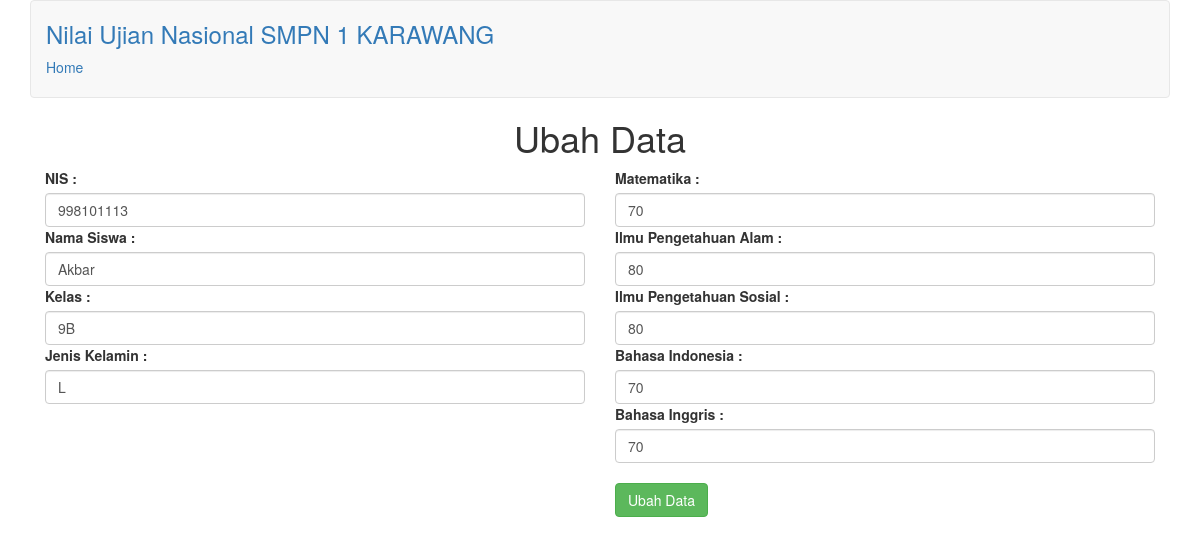
The app's page /admin/ubah.php?id=8 (signed in) with its own data.
### tables this page shows
CREATE TABLE `nilai` (
  `id` int(11) NOT NULL,
  `nis` varchar(30) NOT NULL,
  `nama` varchar(50) NOT NULL,
  `kelas` varchar(10) NOT NULL,
  `jk` varchar(1) NOT NULL,
  `mtk` varchar(5) NOT NULL,
  `ipa` varchar(5) NOT NULL,
  `ips` varchar(5) NOT NULL,
  `indo` varchar(5) NOT NULL,
  `ing` varchar(5) NOT NULL
);

### controller/functions.php (called while the page is built, shortened)
<?php
$db = mysqli_connect("localhost", "root", "", "siswa");
function query($query) {
	global $db;
	$result = mysqli_query($db, $query);
	$rows = [];
	while($row = mysqli_fetch_assoc($result)) {
		$rows[] = $row;
	}
	return $rows;
}
?>

### admin/ubah.php (the view, shortened to what this page needs)
<?php
require '../controller/functions.php';
$id = $_GET["id"];
$kueri = query("SELECT * FROM nilai WHERE id = $id")[0];
?>
<!DOCTYPE html>
<html lang="en">
<head>
	<link rel="stylesheet" href="bootstrap.min.css">
</head>
<body class="container">
<nav class="navbar navbar-default">
		  <div class="container">
				<h3 id="brand"><a href="index.php">Nilai Ujian Nasional SMPN 1 KARAWANG</a></h3>
				<a href="index.php">Home</a><br><br>
		  </div>
</nav>
	<form action="" method="post" class="form-group">
		<h1 class="text-center">Ubah Data</h1>
		<div class="col-md-6">
				<label for="nis">NIS : </label>
				<input class="form-control" type="text" name="nis" id="nis" required value="<?= $kueri["nis"] ?>">
				<label for="nama">Nama Siswa : </label>
				<input class="form-control" type="text" name="nama" id="nama" required value="<?= $kueri["nama"] ?>">
				<label for="kelas">Kelas : </label>
				<input class="form-control" type="text" name="kelas" id="kelas" required value="<?= $kueri["kelas"] ?>">
				<label for="jk">Jenis Kelamin : </label>
				<input class="form-control" type="text" name="jk" id="jk" required value="<?= $kueri["jk"] ?>">
		</div>
		<div class="col-md-6">
				<label for="mtk">Matematika : </label>
				<input class="form-control" type="text" name="mtk" id="mtk" required value="<?= $kueri["mtk"] ?>">
				<label for="ipa">Ilmu Pengetahuan Alam : </label>
				<input class="form-control" type="text" name="ipa" id="ipa" required value="<?= $kueri["ipa"] ?>">
				<label for="ips">Ilmu Pengetahuan Sosial : </label>
				<input class="form-control" type="text" name="ips" id="ips" required value="<?= $kueri["ips"] ?>">
				<label for="indo">Bahasa Indonesia : </label>
				<input class="form-control" type="text" name="indo" id="indo" required value="<?= $kueri["indo"] ?>">
				<label for="ing">Bahasa Inggris : </label>
				<input class="form-control" type="text" name="ing" id="ing" required value="<?= $kueri["ing"] ?>"><br>
				<button class="btn btn-success" type="submit" name="submit">Ubah Data</button>
		</div>
	</form>
</body>
</html>

### records on screen
nilai: nis "998101113", nama "Akbar", kelas "9B", jk "L", mtk "70", ipa "80", ips "80", indo "70", ing "70"
